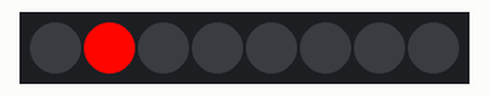
Recording of a sketch running on a simulated Arduino Uno, built for the host (arithmetic inside an expression is 32-bit, double 64-bit). Shown: 8 RGB LEDs in strip order, left to right. Colours are those a GRB WS2812 strip shows for the declared byte order.

Above: at 0.08 s.
At 0.83 s:
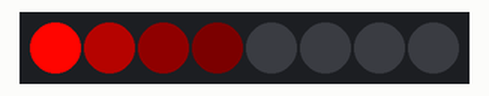
Timing chart, 0 to 40.0 s (numbered marks = the images above):
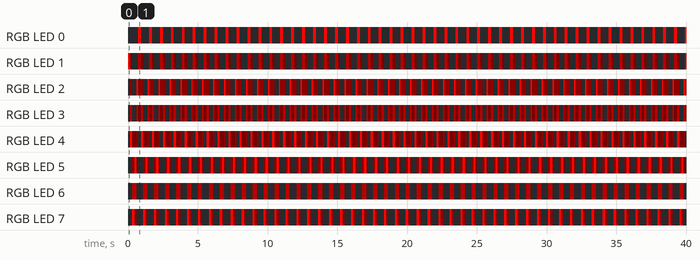

Measured:
- by itself, RGB LED 0: alternates RGB(255, 5, 0) for 0.21 s and off for 0.57 s
- by itself, RGB LED 1: repeats every 0.78 s: RGB(3, 0, 0) 0.16 s, off 0.42 s, RGB(63, 1, 0) 0.21 s
- by itself, RGB LED 2: repeats every 0.78 s: off 0.31 s, RGB(255, 5, 0) 0.10 s, RGB(15, 0, 0) 0.37 s
- by itself, RGB LED 3: repeats every 0.78 s: off 0.31 s, RGB(63, 1, 0) 0.10 s, RGB(3, 0, 0) 0.21 s, RGB(63, 1, 0) 0.16 s
- by itself, RGB LED 4: repeats every 0.78 s: RGB(3, 0, 0) 0.31 s, RGB(15, 0, 0) 0.10 s, off 0.21 s, RGB(255, 5, 0) 0.16 s
- by itself, RGB LED 5: repeats every 0.78 s: RGB(255, 5, 0) 0.16 s, RGB(3, 0, 0) 0.10 s, off 0.37 s, RGB(15, 0, 0) 0.16 s
- by itself, RGB LED 6: alternates RGB(63, 1, 0) for 0.31 s and off for 0.47 s
- by itself, RGB LED 7: repeats every 0.78 s: RGB(15, 0, 0) 0.16 s, off 0.47 s, RGB(255, 5, 0) 0.16 s

The sketch:

Knight_rider.ino
```cpp
#include "FastLED.h"
#define LED_DT 7
#define NUM_LEDS 8
struct CRGB leds[NUM_LEDS];
void setup() {
  LEDS.addLeds<WS2812B,7>(leds, NUM_LEDS);
}
void loop () {
  Rider(1, 52, 4, 0x05FF00);//cycles,speed,trace,HEXcolor
}
void Rider(uint16_t cycles, uint16_t speed, uint8_t width, uint32_t color) {
  uint32_t old_val[NUM_LEDS];
  for(int i = 0; i < cycles; i++){
    for (int count = 1; count<NUM_LEDS; count++) {
      leds[count]=color;
      old_val[count] = color;
      for(int x = count; x>0; x--) {
        old_val[x-1] = dimColor(old_val[x-1], width);
        leds[x-1]=old_val[x-1];
      }
      FastLED.show();
      delay(speed);
    }
    for (int count = NUM_LEDS-1; count>=0; count--) {
      leds[count]=color;
      old_val[count] = color;
      for(int x = count; x<=NUM_LEDS ;x++) {
        old_val[x-1] = dimColor(old_val[x-1], width);
        leds[x+1]=old_val[x+1];
      }
      FastLED.show();
      delay(speed);
    }
  }
}
uint32_t dimColor(uint32_t color, uint8_t width) {
   return (((color&0xFF0000)/width)&0xFF0000) + (((color&0x00FF00)/width)&0x00FF00) + (((color&0x0000FF)/width)&0x0000FF);
}
```
